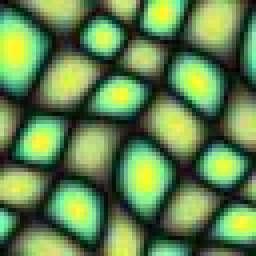
#> input picture I3_TextureSynthesis/sample_images/161.jpg, 64 x 64 px (shown 4 times larger)
$ jupyter execute --allow-errors denoising.ipynb
#> lines starting #> are read from the running program, lines starting #| are printed output that depends on the picture
拡散モデル(DDPM)が徐々にノイズ除去をしながら画像を生成する過程に着想を得て、毎ステップごとにノイズを加えることで、より多様な画像を生成することや局所解に陥ることの回避を考えた。

`161.png`を使った実験ではあまり変わっているようには見えない。しかし、やや歪みが大きく形が多様であるように見えるかもしれない。

具体的には、キリンの模様が付けやすくなった気がする。
`I3_TextureSynthesis/algorithm_3_2.ipynb`の2番目の実験と、このノートブックの2番目の実験を比較すると、キリンの模様が付けやすくなったことがわかる。

[cell 1]
from datetime import datetime

import cv2
import matplotlib.pyplot as plt
import numpy as np
from IPython.display import display
from PIL import Image


### variables
path_to_texture_img = "sample_images/161.jpg"
target_width = 128
neighbor_width = 16
max_iter = 50


texture = cv2.imread(path_to_texture_img)
#> texture is the input picture: shape (64, 64, 3); mean B, G, R 79.1, 132.3, 98.3
texture = cv2.cvtColor(texture, cv2.COLOR_BGR2RGB)
print("texture image size is", texture.shape)
#| texture image size is (64, 64, 3)

target = np.random.randint(0, 256, size=(target_width, target_width, 3), dtype=np.uint8)
img_display = display(Image.fromarray(target), display_id=True)
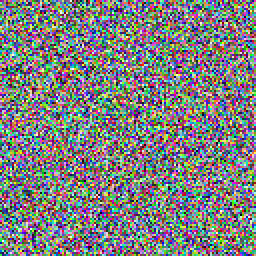
#> shown: PIL image 128x128 RGB (shown 2 times larger); mean R, G, B 126.2, 127.4, 128.1

indices = np.arange(0, target_width - neighbor_width + 1, neighbor_width // 4)
x, y = np.meshgrid(indices, indices)
target_anchors = np.column_stack((y.ravel(), x.ravel()))

texture_anchors = np.zeros((len(target_anchors), 2), dtype=int)
texture_anchors[:, 0] = np.random.randint(
    0, texture.shape[0] - neighbor_width, size=len(target_anchors)
)
texture_anchors[:, 1] = np.random.randint(
    0, texture.shape[1] - neighbor_width, size=len(target_anchors)
)


loss_history = []

#> (the rest of this cell did not finish here and is left out)

[cell 2]
from datetime import datetime

import cv2
import matplotlib.pyplot as plt
import numpy as np
from IPython.display import display
from PIL import Image


### variables
path_to_texture_img = "sample_images/kirin_64.jpg"
target_width = 128
neighbor_width = 16
max_iter = 50


texture = cv2.imread(path_to_texture_img)
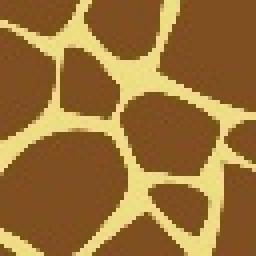
#> input picture I3_TextureSynthesis/sample_images/kirin_64.jpg, 64 x 64 px (shown 4 times larger)
#> texture is the input picture: shape (64, 64, 3); mean B, G, R 57.1, 113.8, 154
texture = cv2.cvtColor(texture, cv2.COLOR_BGR2RGB)
texture = cv2.resize(texture, (32, 32))
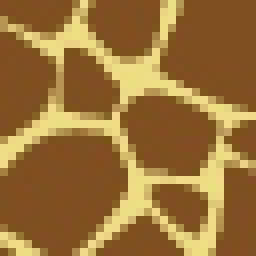
#> texture: shape (32, 32, 3) (shown 8 times larger); mean R, G, B 154.2, 113.9, 57.2
print("texture image size is", texture.shape)
#| texture image size is (32, 32, 3)

target = np.random.randint(0, 256, size=(target_width, target_width, 3), dtype=np.uint8)
img_display = display(Image.fromarray(target), display_id=True)
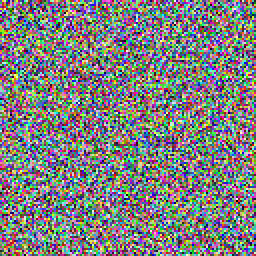
#> shown: PIL image 128x128 RGB (shown 2 times larger); mean R, G, B 126.8, 127.7, 127.5

indices = np.arange(0, target_width - neighbor_width + 1, neighbor_width // 4)
x, y = np.meshgrid(indices, indices)
target_anchors = np.column_stack((y.ravel(), x.ravel()))

texture_anchors = np.zeros((len(target_anchors), 2), dtype=int)
texture_anchors[:, 0] = np.random.randint(
    0, texture.shape[0] - neighbor_width, size=len(target_anchors)
)
texture_anchors[:, 1] = np.random.randint(
    0, texture.shape[1] - neighbor_width, size=len(target_anchors)
)


loss_history = []

#> (the rest of this cell did not finish here and is left out)

ここまでは生成中のtargetにのみ毎ステップごとにノイズを付加したが、
以下では参照元のテクスチャにも毎ステップごとにノイズを付加する。

すると，lossの収束が遅くなる効果が得られた。

焼きなましのようにしてゆっくりとエネルギーを下げている。

ノイズの付加によってエネルギーが下がり具合を低減して慎重に良い解を探すような先行研究はありそうな気がする。

手法を深掘りすれば、より良い結果が得られるかもしれないが、ほぼ研究になってしまうので、ここで終わりにする。

[cell 3]
from datetime import datetime

import cv2
import matplotlib.pyplot as plt
import numpy as np
from IPython.display import display
from PIL import Image


### variables
path_to_texture_img = "sample_images/161.jpg"
target_width = 128
neighbor_width = 16
max_iter = 50


texture = cv2.imread(path_to_texture_img)
texture = cv2.cvtColor(texture, cv2.COLOR_BGR2RGB)
print("texture image size is", texture.shape)
#| texture image size is (64, 64, 3)

target = np.random.randint(0, 256, size=(target_width, target_width, 3), dtype=np.uint8)
img_display = display(Image.fromarray(target), display_id=True)
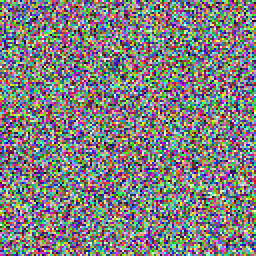
#> shown: PIL image 128x128 RGB (shown 2 times larger); mean R, G, B 128.1, 126.7, 127.1

indices = np.arange(0, target_width - neighbor_width + 1, neighbor_width // 4)
x, y = np.meshgrid(indices, indices)
target_anchors = np.column_stack((y.ravel(), x.ravel()))

texture_anchors = np.zeros((len(target_anchors), 2), dtype=int)
texture_anchors[:, 0] = np.random.randint(
    0, texture.shape[0] - neighbor_width, size=len(target_anchors)
)
texture_anchors[:, 1] = np.random.randint(
    0, texture.shape[1] - neighbor_width, size=len(target_anchors)
)


loss_history = []

#> (the rest of this cell did not finish here and is left out)

[cell 4]
from datetime import datetime

import cv2
import matplotlib.pyplot as plt
import numpy as np
from IPython.display import display
from PIL import Image


### variables
path_to_texture_img = "sample_images/kirin_64.jpg"
target_width = 128
neighbor_width = 16
max_iter = 50


texture = cv2.imread(path_to_texture_img)
texture = cv2.cvtColor(texture, cv2.COLOR_BGR2RGB)
texture = cv2.resize(texture, (32, 32))
print("texture image size is", texture.shape)
#| texture image size is (32, 32, 3)

target = np.random.randint(0, 256, size=(target_width, target_width, 3), dtype=np.uint8)
img_display = display(Image.fromarray(target), display_id=True)
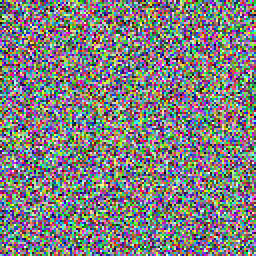
#> shown: PIL image 128x128 RGB (shown 2 times larger); mean R, G, B 127.7, 127, 127.2

indices = np.arange(0, target_width - neighbor_width + 1, neighbor_width // 4)
x, y = np.meshgrid(indices, indices)
target_anchors = np.column_stack((y.ravel(), x.ravel()))

texture_anchors = np.zeros((len(target_anchors), 2), dtype=int)
texture_anchors[:, 0] = np.random.randint(
    0, texture.shape[0] - neighbor_width, size=len(target_anchors)
)
texture_anchors[:, 1] = np.random.randint(
    0, texture.shape[1] - neighbor_width, size=len(target_anchors)
)


loss_history = []

#> (the rest of this cell did not finish here and is left out)
